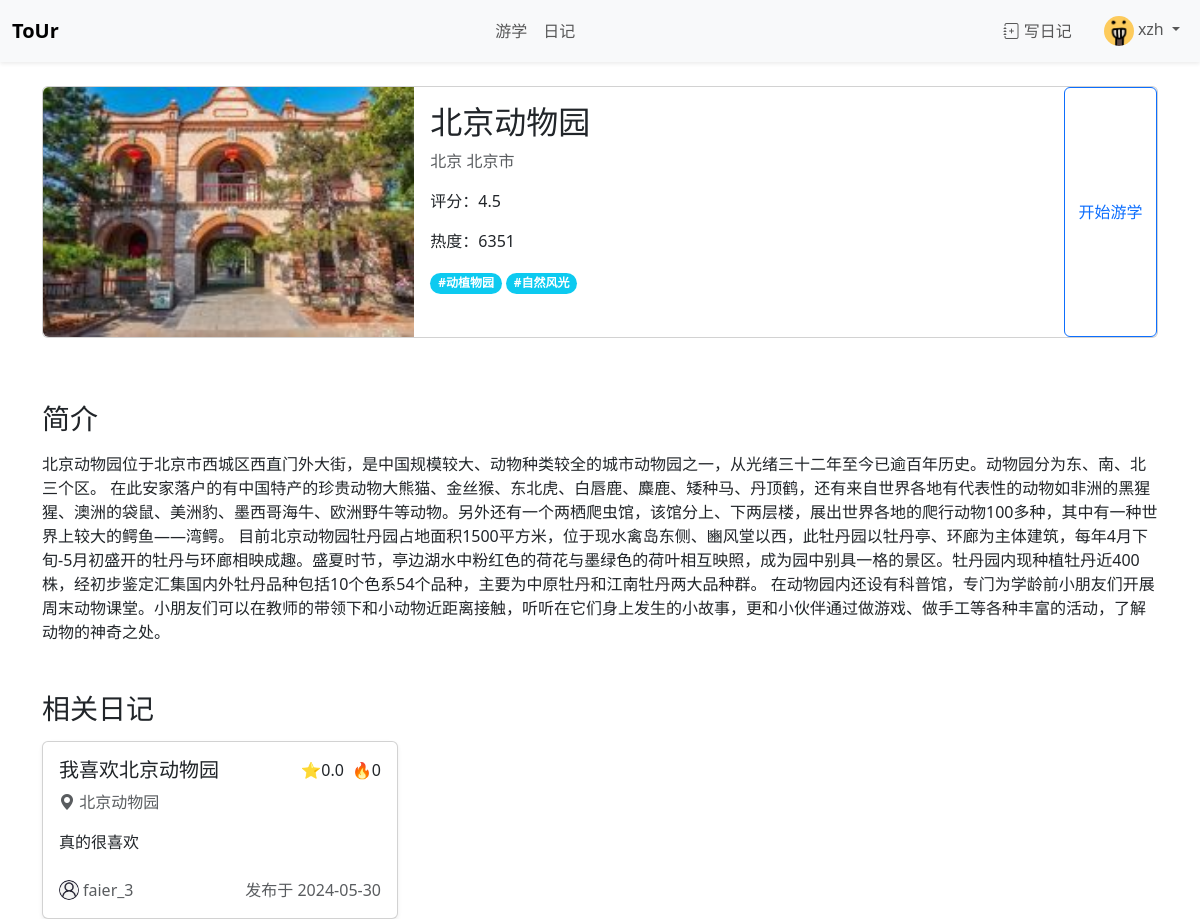
/travel/2/ (signed in), run on the app's committed database.
### account/models.py (models this page shows, shortened)
class CustomUser(AbstractUser):
    interests = models.ManyToManyField(Category)
    avatar = models.ImageField(upload_to=user_avatar_path, blank=True, null=True)

### travel/models.py (models this page shows, shortened)
class Destination(models.Model):
    name = models.CharField(max_length=50, unique=True)
    type = models.CharField(max_length=1, choices={('s', '景区'), ('u','学校')}, default='s')
    province = models.CharField(max_length=15)
    city = models.CharField(max_length=15)
    description = models.TextField(blank=True)
    image = models.ImageField(upload_to=dest_pic_path, blank=True, null=True)
    popularity = models.IntegerField(default=0, blank=True)
    rating = models.DecimalField(max_digits=2, decimal_places=1, default=0, blank=True, validators=[
            MinValueValidator(0, message="Rating must be at least 0"),
            MaxValueValidator(5, message="Rating cannot be greater than 5"),
        ])
    tags = models.ManyToManyField(Category)
    mapjson = models.TextField(default='{}', help_text="请粘贴地图的json文字") # 存储地图的json文件

class Category(models.Model):
    name = models.CharField(max_length=10, unique=True)
    def __str__(self):
        return self.name

### diary/models.py (models this page shows, shortened)
class Diary(models.Model):
    author = models.ForeignKey(User, on_delete=models.SET_NULL, null=True)
    pub_time = models.DateTimeField(default=timezone.now, blank=True)
    title = models.CharField(max_length=100)
    content = models.TextField()
    popularity = models.IntegerField(default=0, blank=True)
    rating = models.DecimalField(max_digits=2, decimal_places=1, default=0, blank=True, validators=[
            MinValueValidator(0, message="Rating must be at least 0"),
            MaxValueValidator(5, message="Rating cannot be greater than 5"),
        ])
    location = models.ForeignKey(Destination, on_delete=models.PROTECT)

### travel/views.py (the view)
# urls.py: path('<int:dest_id>/', views.detail, name='detail'),
def detail(request, dest_id):
    dest = get_object_or_404(Destination, pk=dest_id)
    related_diaries = Diary.objects.filter(location=dest).order_by('-rating')
    context = {
        'dest': dest,
        'related_diaries': related_diaries,
    }
    return render(request, 'travel/detail.html', context)

### template/travel/detail.html (shortened to what this page needs)
{% extends 'base.html' %}
{% block mainbody %}
<div class="container mt-4">
    <div class="row">
        <div class="col-md-12">
            <div class="card mb-3 ">
                <div class="row g-0 h-100">
                    <div class="col-md-4 overflow-hidden" style="height: 250px">
                        {% if dest.image %}
                        <img src="{{ dest.image.url }}" class="img-fluid rounded-start h-100 w-100 object-fit-cover " alt="{{ dest.name }}">
                        {% else %}
                        <img src="https://moreishmarketing.com/app/uploads/2020/09/img_placeholder_1024x768.jpg" class="img-fluid rounded-start" alt="默认图片">
                        {% endif %}
                    </div>
                    <div class="col-md-7">
                        <div class="card-body h-100">
                            <h2 class="card-title">{{ dest.name }}</h2>
                            <p class="card-text text-muted">{{ dest.province }} {{ dest.city }}</p>
                            <div class="">
                                <p>评分：{{ dest.rating }}</p>
                                <p>热度：{{ dest.popularity }}</p>
                            </div>
                            <div class="mt-auto ">
                                {% for tag in dest.tags.all %}
                                <span class="badge bg-info rounded-pill">#{{tag}}</span>
                                {% endfor %}
                            </div>
                        </div>
                    </div>
                    <a href="{% url 'travel:map' dest_id=dest.id %}" class="btn btn-outline-primary  col-md-1 d-flex align-items-center justify-content-center">
                        <span>开始游学</span>
                    </a>
                </div>
            </div>
        </div>
    </div>
    <h3 class="mt-5 mb-3">简介</h3>
    <p class="card-text">{{ dest.description }}</p>
    <h3 class="mb-3 mt-5 ">相关日记</h3>
    <div class="row row-cols-1 row-cols-md-2 row-cols-lg-3 g-4">
        {% if related_diaries %}
        {% for diary in related_diaries %}
            {% include 'diary/diary_card.html' with diary=diary %}
        {% endfor %}
        {% else %}
        <p class="card-text">暂无相关日记</p>
        {% endif %}
    </div>
</div>
{% endblock %}

### template/base.html (shortened to what this page needs)
{% load static %}
<!DOCTYPE html>
<html lang="zh-CN">
<head>
    <link href="https://cdn.jsdelivr.net/npm/bootstrap@5.3.3/dist/css/bootstrap.min.css" rel="stylesheet">
    <link href="https://cdn.jsdelivr.net/npm/bootstrap-icons/font/bootstrap-icons.css" rel="stylesheet">
    <link rel="stylesheet" href="{% static 'css/my_style.css' %}">
</head>
<body>
  <nav class="navbar navbar-expand navbar-light bg-light shadow-sm sticky-top " style="z-index: 10;">
    <div class="container-fluid">
      <a class="navbar-brand fw-bold" href="{% url 'travel:index' %}">ToUr</a>
      <ul class="navbar-nav mx-auto">
        <li class="nav-item">
          <a class="nav-link" href="/travel/">游学</a>
        </li>
        <li class="nav-item">
          <a class="nav-link" href="/diary/">日记</a>
        </li>
      </ul>
      <ul class="navbar-nav">
        <li class="nav-item">
          <a class="nav-link" href="#" data-bs-toggle="modal" data-bs-target="#addDiaryModal">
            <i class="bi bi-journal-plus"></i> 写日记
          </a>
        </li>
      </ul>
      <ul class="navbar-nav ms-3">
        {% if user.is_authenticated %}
        <li class="nav-item dropdown">
          <a class="nav-link dropdown-toggle" href="#" id="navbarDropdownMenuLink" role="button" data-bs-toggle="dropdown" aria-expanded="false">
            {% include 'user_avatar.html' with size=30 user=user %}
            <span>{{ user.username }}</span>
          </a>
        </li>
        {% else %}
        <a href="{% url 'account:login' %}" class="text-primary text-decoration-none">登录</a>
        {% endif %}
      </ul>
    </div>
  </nav>
  {% block mainbody %}{% endblock %}
  </body>
</html>

### template/user_avatar.html
{% load static %}
<img src="
        {% if user.avatar%}
        {{ user.avatar.url }}
        {% else %}
        {% static 'img/default_avatar.jpg' %}
        {% endif %}
        " alt="用户头像" style="width: {{ size }}px; height: {{ size }}; border-radius: 50%; ">

### template/diary/diary_card.html (shortened to what this page needs)
<div class="col">
  <a href="{% url 'diary:detail' diary.pk %}" style="color: inherit; text-decoration: none;">
    <div class="card h-100 mb-0 shadow-sm ">
      <div class="card-body d-flex flex-column ">
        <div class="d-flex justify-content-between mb-2">
          <h5 class="card-title mb-0 text-truncate" title="{{ diary.title }}">{{ diary.title }}</h5>
          <span class="ms-auto ">⭐{{ diary.rating }}</span>
          <span class="full-width ms-2">🔥{{ diary.popularity }}</span>
        </div>
        <div class="mb-3">
          <i class="bi bi-geo-alt-fill text-muted"></i>
          <span class="card-text text-muted">{{ diary.location.name}}</span>
        </div>
        <span class="card-text truncate-lines mb-4 ">{{ diary.content }}</span>
        <div class="d-flex align-items-center mt-auto ">
          {% include 'user_avatar.html' with size=20 user=diary.author %}
          <span class="card-text text-muted ms-1 text-truncate ">{{ diary.author.username }}</span>
          <span class="card-text text-muted ms-auto full-width">发布于 {{ diary.pub_time | date:"Y-m-d"}}</span>
        </div>
      </div>
    </div>
  </a>
</div>

### static/css/my_style.css (style rules this page uses)
.full-width { min-width: fit-content; }
.truncate-lines { display: -webkit-box; overflow: hidden; -webkit-line-clamp: 2; -webkit-box-orient: vertical; }

### data on the page
CustomUser: avatar (picture), username "xzh"
Destination: image (picture), name "北京动物园", province "北京", city "北京市", rating "4.5", popularity "6351", description "北京动物园位于北京市西城区西直门外大街，是中国规模较大、动物种类较全的城市动物园之一，从光绪三十二年至今已逾百年历史。动物园分为东、南、北三个区。 在此安家落户的有中国特产的珍贵动物大熊猫、金丝猴、东北虎、白唇鹿、麋鹿、矮种马、丹顶鹤，还有来自世界各地有代表性的动物如非洲的黑猩猩、澳洲的袋鼠、美洲豹、墨西哥海牛、欧洲野牛等动物。另外还有一个两栖爬虫馆，该馆分上、下两层楼，展出世界各地的爬行动物100多种，其中有一种世界上较大的鳄鱼——湾鳄。 目前北京动物园牡丹园占地面积1500平方米，位于现水禽岛东侧、豳风堂以西，此牡丹园以牡丹亭、环廊为主体建筑，每年4月下旬-5月初盛开的牡丹与环廊相映成趣。盛夏时节，亭边湖水中粉红色的荷花与墨绿色的荷叶相互映照，成为园中别具一格的景区。牡丹园内现种植牡丹近400株，经初步鉴定汇集国内外牡丹品种包括10个色系54个品种，主要为中原牡丹和江南牡丹两大品种群。 在动物园内还设有科普馆，专门为学龄前小朋友们开展周末动物课堂。小朋友们可以在教师的带领下和小动物近距离接触，听听在它们身上发生的小故事，更和小伙伴通过做游戏、做手工等各种丰富的活动，了解动物的神奇之处。"
Category: name "动植物园"
Category: name "自然风光"
Diary: title "我喜欢北京动物园", rating "0.0", popularity "0", location.name "北京动物园", content "真的很喜欢", shows a picture, author.username "faier_3", pub_time "2024-05-30"
